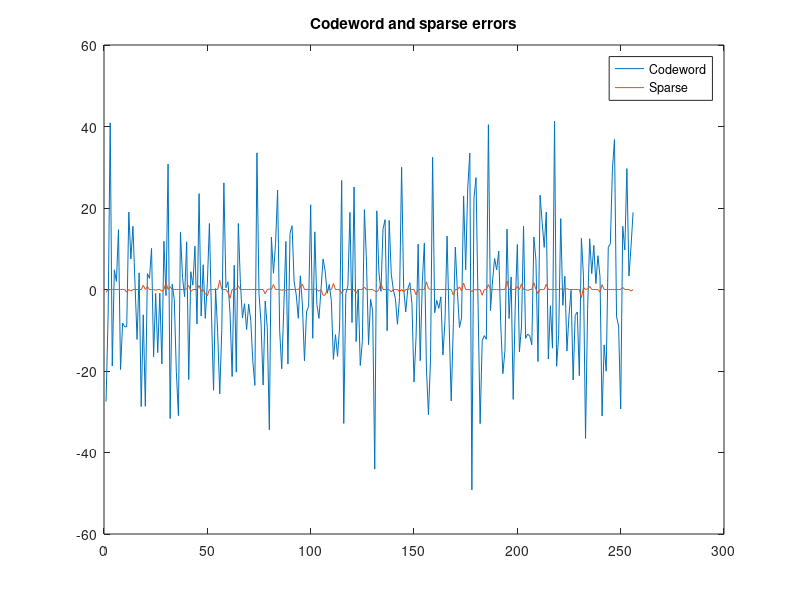
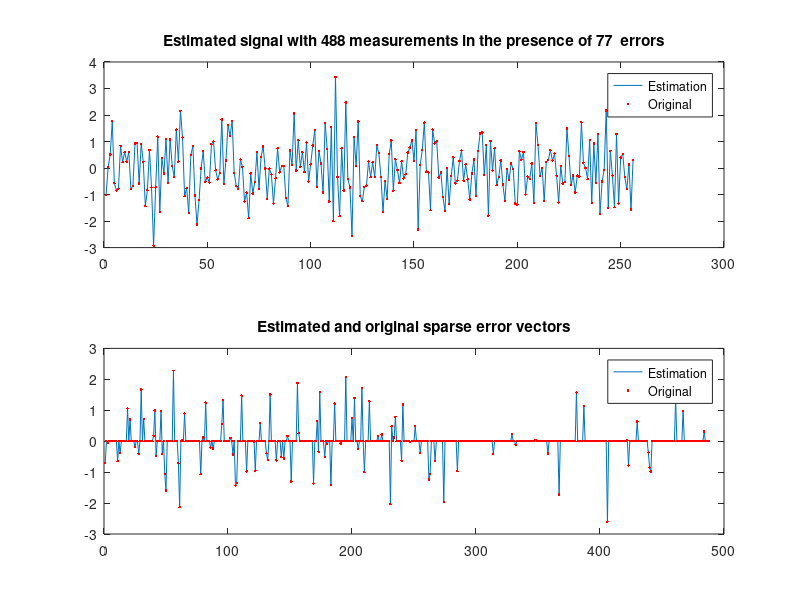

The MATLAB source for these figures, in order:
% l1Decode_homotopy_fast.m
%
% Test out l1 decoding with homotopy update scheme
% Keeps adding new measurements until the original signal is recovered
% exactly.
%
% In this script, we start the decoding with $m=n$ measurements and
% sequentially add m_u new measurements and solve using homotopy.
%
% Created by Salman Asif @ Georgia Tech
%
%-------------------------------------------+
% Copyright (c) 2009.  Muhammad Salman Asif 
%-------------------------------------------+


% Modification history :
% 09/29/08
% 10/02/08 : multiple measurements
% 02/15/09 : fast update of inverse matrix
% 06/21/09 : Solve using qr factorization

close all
clear

% % load fixed random states
% load RandomStates
% rand('state', s_rand);
% randn('state', s_randn);

% source length
N = 256;

% codeword length
M = 4*N;

% number of perturbations
T = round(.3*N);

% coding matrix
Orth_mat = randn(M,M);
Orth_mat = randsrc(M,M);
% Orth_mat = orth(Orth_mat);
G_mat = Orth_mat(:,1:N);

% Homotopy setup
m_st = N;   % number of measurements to start with
A = G_mat(1:m_st,:);
B_stack = G_mat(m_st+1:end,:);

% source word
x = randn(N,1);

% channel: perturb T randomly chosen entries
q = randperm(m_st-1);
c = zeros(m_st,1);
c(q(1:T)) = randn(T,1);
y = A*x-c;
err_loc = (rand(M-N,1)>=.9);
err_new = err_loc.*randn(M-N,1);
w_vec = B_stack*x-err_new;
figure(1); clf; plot([y c]);
title('Codeword and sparse errors');
legend('Codeword', 'Sparse'); shg


% initial estimate of x
% l1_min or direct solution (LS) depending on n_st
% iA = inv(A);
% x0 = iA*y;
[Qg Rg] = qr(A');
x0 = Qg*(Rg'\y);
e0 = A*x0-y;
lambda_0 = zeros(m_st,1);

A_old = A;
y_old = y;
x_old = x0;
c_old = e0;
lambda_old = lambda_0;
gamma_old = []; %find(A*x0-y) or find(abs(lambda_0)==1);
m_old = m_st;
all_done = 0;
cond_list = [];
cond_iter = 1;
gamma_kc_new = [1:N]';
% iGg_new = iA';

m_u = 4; % number of new measurements added at a time

total_iter = 0;

for iter_mat = 1:m_u:M-m_st
    m_new = m_old + m_u;
    x_k = x_old;
    lambda_k = lambda_old;
    gamma_k = gamma_old;
    %     gamma_kc = gamma_kc_old;

    B = B_stack(iter_mat:iter_mat+m_u-1,:);
    G = [A_old' B'];
    w = w_vec(iter_mat:iter_mat+m_u-1);
    q = [y_old; w];
    c_original = [c; err_new(1:iter_mat+m_u-1)];
    c_old = [c_old; B*x_k-w];
    
    % Error estimate for new measurements.
    if abs(abs(B*x_k-w))>=10*eps
        nu = sign(B*x_k-w);
        i_nu = [m_new-m_u+1:m_new]';
        gammak_new = [gamma_k; i_nu];
    else
        stp = 1; % Something is wrong! (degenracy)
        break;
    end

    lambda_old = [lambda_k; nu]; % xi_old

    done = 0;
    epsilon_old = 0;
    iter_in = 0;
    while ~done
        iter_in = iter_in+1;
        % [iter_mat iter_in]
    
        gamma_k = gammak_new;
        x_k = x_old;
        c_k = c_old;
        lambda_k = lambda_old; % xi_k

        gamma_kc = gamma_kc_new;

        % INVERSE UPDATE
        %iGg = inv(G(:,gamma_kc));
        % iGg = iGg_new;
        % del_lambda = -iGg*(G(:,i_nu)*sign(lambda_k(i_nu))); % del_xi
        
        del_lambda = -Rg\(Qg'*(G(:,i_nu)*sign(lambda_k(i_nu))));
        
        del_lambda_vec = zeros(m_new,1); % del_xi_vec
        del_lambda_vec(gamma_kc) = del_lambda;

        % find incoming elements in support of error vector
        constr1 = (1-lambda_k(gamma_kc))./del_lambda_vec(gamma_kc);
        constr1_pos = constr1(constr1>2*eps);
        delta1 = min(constr1_pos);
        idelta1 = gamma_kc(find(constr1==delta1));

        constr2 = -(1+lambda_k(gamma_kc))./del_lambda_vec(gamma_kc);
        constr2_pos = constr2(constr2>2*eps);
        delta2 = min(constr2_pos);
        idelta2 = gamma_kc(find(constr2==delta2));

        if delta1>delta2
            delta = delta2;
            idelta = idelta2;
        else
            delta = delta1;
            idelta = idelta1;
        end

        if epsilon_old+delta <=1
            lambdak_1 = lambda_k + delta*del_lambda_vec;
            lambdak_1(idelta) = sign(lambdak_1(idelta));
            gammak_temp = [gamma_k; idelta];

            % outgoing element from the support of
            uz_vec = zeros(N,1);
            idelta_gamma_kc = find(idelta==gamma_kc);
            uz_vec(idelta_gamma_kc) = sign(lambdak_1(idelta));

            %delx = iGg'*uz_vec;
            
            delx = Qg*(Rg'\uz_vec);
            
            delc= G'*delx;
            constr3 = -(c_k(gamma_k)./delc(gamma_k));
            constr3_pos = constr3(constr3>2*eps);
            delta3 = min(constr3_pos);
            idelta3 = gamma_k(find(constr3==delta3));
            xk_1 = x_k + delta3*delx;
            ck_1 = c_k + delta3*delc;
            ck_1(idelta3) = 0;

            out_lambda = idelta3;
            
            % See if signal is decoded exactly...
            if [m_new-N~=length(find(abs(ck_1)>=1e4*eps))]
                gamma_final = setdiff(gammak_temp,find(abs(G'*xk_1-q)<=100*eps));
                x_old = xk_1;
                c_old = ck_1;
                lambda_old = lambdak_1;
                stp = 1; %% WHAT TO DO NOW ???
                all_done = 1; % Take a break!
                break; break; break;
            end
            gammak_new = setdiff(gammak_temp,idelta3);
            gamma_kc_new = gamma_kc;
            gamma_kc_new(idelta_gamma_kc) = idelta3;

            % UPDATE INVERSE OF G(gamma_kc)
            % Gg = Gg + (g_new - g_old)*1_idelta_gamma_kc';
            % diff_G_in_out = G(:,idelta3)-G(:,idelta);
            % iGg_new = iGg - (iGg*diff_G_in_out/(1+iGg(idelta_gamma_kc,:)*diff_G_in_out))*(iGg(idelta_gamma_kc,:));
            
            % UPDATE QR FACTORS FOR G(gamma_kc)
            diff_G_in_out = G(:,idelta3)-G(:,idelta);
            loc_vector = zeros(length(diff_G_in_out),1);
            loc_vector(idelta_gamma_kc) = 1;
            Q0 = Qg; R0 = Rg;
            [Qg Rg] = qrupdate(Q0,R0,diff_G_in_out,loc_vector);
            
            x_old = xk_1;
            c_old = ck_1;
            lambda_old = lambdak_1;
            gamma_old = gammak_new;

            if ~isempty(find(idelta3 == i_nu, 1))
                lambda_old(idelta3) = (epsilon_old+delta)*lambdak_1(idelta3);
                i_nu = setdiff(i_nu,idelta3);
                if isempty(i_nu)
                    epsilon = 1;
                else
                    epsilon = delta + epsilon_old;
                end
            else
                epsilon = delta + epsilon_old;
            end

            if epsilon >=1
                done = 1;
                
                A_old = G';
                y_old = q;
                m_old = m_new;
            end
            epsilon_old = epsilon;

        else
            new_delta = 1-epsilon_old;
            lambdak_1 = lambda_k + new_delta*del_lambda_vec;
            lambda_old = [lambdak_1];
            gamma_old = gammak_new;

            done = 1;
            
            A_old = G';
            y_old = q;
            m_old = m_new;
        end
    end
    figure(2);  clf; 
    subplot(211);plot(x_old); hold on; plot(x,'r.');
    title(['Estimated signal with ', num2str(iter_mat+m_u-1+m_st), ' measurements in the presence of ',num2str(T),  '  errors']);
    legend('Estimation', 'Original');
    subplot(212);plot(c_old); hold on; plot(c_original,'r.');
    title(['Estimated and original sparse error vectors']);
    legend('Estimation', 'Original'); drawnow
    
    total_iter = total_iter+iter_in;
    disp(['No. of errors = ',num2str(nnz(c_original)), ', Current no. of measurements = ',num2str(iter_mat+m_u-1+m_st), ', Homotopy iterations = ', num2str(iter_in), ',  Running sum of iterations = ', num2str(total_iter)]);
            
    if all_done == 1
        % Need L1-magic package for this verification.
        % x02 = G'\q; 
        %  [xp2 lamf1 lamf2] = l1decode_pd2(x02, G', [], q, 1e-12, 30);
        break;
    end
end
x_out = x_old;
figure(2);  clf;
subplot(211);plot(x_old); hold on; plot(x,'r.');
title(['Estimated signal with ', num2str(iter_mat+m_u-1+m_st), ' measurements in the presence of ',num2str(T),  '  errors']);
legend('Estimation', 'Original');
subplot(212);plot(c_old); hold on; plot(c_original,'r.');
title(['Estimated and original sparse error vectors']);
legend('Estimation', 'Original'); drawnow
